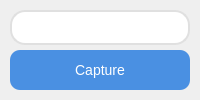
      <widget class="QWidget" name="tabOther">
       <attribute name="title">
        <string>OTHER</string>
       </attribute>
       <layout class="QVBoxLayout" name="verticalLayout_4">
        <property name="spacing">
         <number>5</number>
        </property>
        <property name="leftMargin">
         <number>5</number>
        </property>
        <property name="topMargin">
         <number>5</number>
        </property>
        <property name="rightMargin">
         <number>5</number>
        </property>
        <property name="bottomMargin">
         <number>5</number>
        </property>
        <item>
         <widget class="QWidget" name="widget_camera" native="true">
          <layout class="QVBoxLayout" name="verticalLayout_2">
           <property name="spacing">
            <number>5</number>
           </property>
           <property name="leftMargin">
            <number>5</number>
           </property>
           <property name="topMargin">
            <number>5</number>
           </property>
           <property name="rightMargin">
            <number>5</number>
           </property>
           <property name="bottomMargin">
            <number>5</number>
           </property>
           <item>
            <widget class="QLabel" name="other_camera_label">
             <property name="styleSheet">
              <string notr="true">/* QLabel styling */
QLabel {
    background-color: #ffffff; /* Nền trắng tạo cảm giác chuyên nghiệp */
    border: 2px solid #e0e0e0; /* Viền mỏng và nhẹ nhàng */
    border-radius: 15px; /* Góc bo vừa phải */
    padding: 8px; /* Đệm đều hơn */
    color: #444444; /* Màu chữ trung tính, dễ đọc */
}</string>
             </property>
             <property name="frameShape">
              <enum>QFrame::StyledPanel</enum>
             </property>
             <property name="text">
              <string/>
             </property>
             <property name="pixmap">
              <pixmap resource="lib_icon_InventoryManagement.qrc">:/icon/images/icon/Camera.png</pixmap>
             </property>
             <property name="scaledContents">
              <bool>false</bool>
             </property>
             <property name="alignment">
              <set>Qt::AlignCenter</set>
             </property>
             <property name="wordWrap">
              <bool>false</bool>
             </property>
            </widget>
           </item>
           <item>
            <widget class="QPushButton" name="other_capture_button">
             <property name="sizePolicy">
              <sizepolicy hsizetype="Expanding" vsizetype="Maximum">
               <horstretch>0</horstretch>
               <verstretch>0</verstretch>
              </sizepolicy>
             </property>
             <property name="minimumSize">
              <size>
               <width>0</width>
               <height>40</height>
              </size>
             </property>
             <property name="maximumSize">
              <size>
               <width>16777215</width>
               <height>40</height>
              </size>
             </property>
             <property name="sizeIncrement">
              <size>
               <width>0</width>
               <height>40</height>
              </size>
             </property>
             <property name="font">
              <font>
               <pointsize>-1</pointsize>
              </font>
             </property>
             <property name="styleSheet">
              <string notr="true">/* QPushButton styling */
QPushButton {
    background-color: #4a90e2;
    border: none;
    border-radius: 10px;
    color: #fff;
    font-size: 14px;
    padding: 6px 12px;
}

QPushButton:hover {
    background-color: #357ab7;
	font: 75 16pt;
}

QPushButton:pressed {
    background-color: #2a6cae;
}

QPushButton:disabled {
    background-color: #ccc;
    color: #666;
}</string>
             </property>
             <property name="text">
              <string>Capture</string>
             </property>
             <property name="icon">
              <iconset resource="lib_icon_InventoryManagement.qrc">
               <normaloff>:/icon/images/icon/Capture.png</normaloff>:/icon/images/icon/Capture.png</iconset>
             </property>
             <property name="iconSize">
              <size>
               <width>32</width>
               <height>32</height>
              </size>
             </property>
            </widget>
           </item>
          </layout>
         </widget>
        </item>
       </layout>
      </widget>
